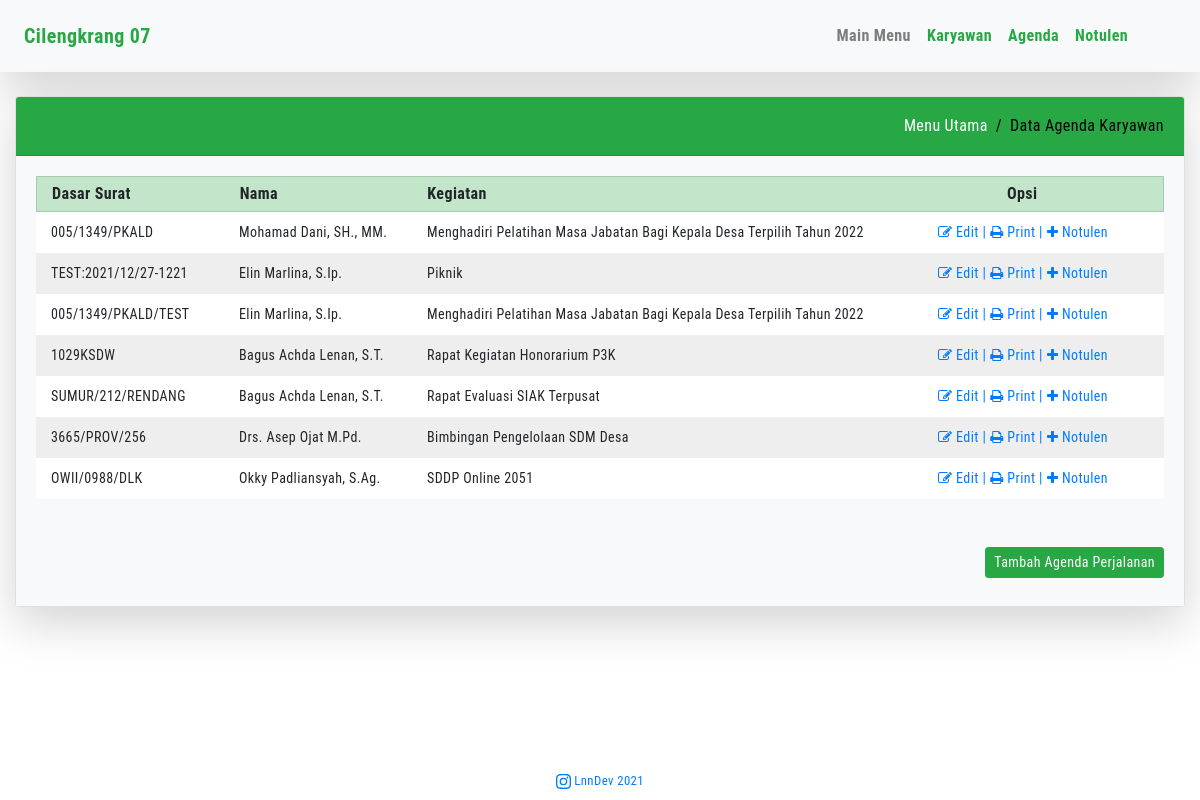
/show_agenda.php, run on an earlier commit of the app's database.
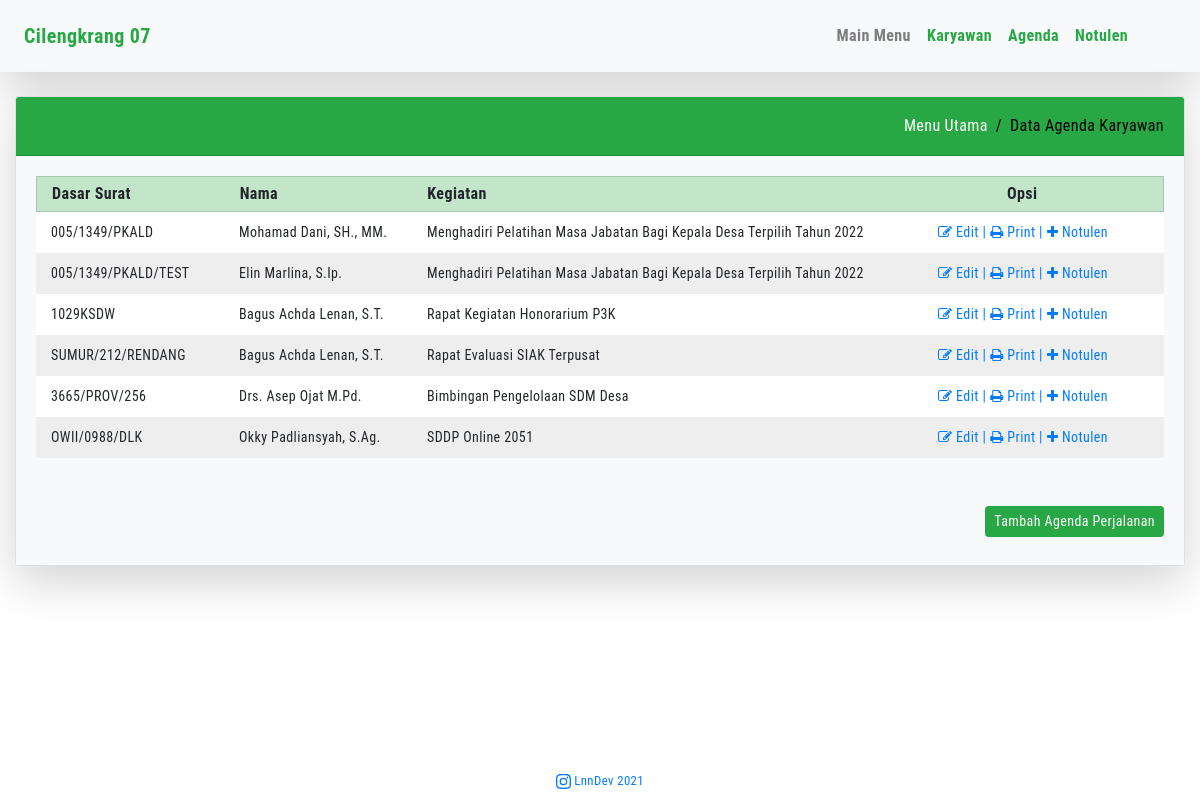
And on a later commit of the database.
### tables this page shows
CREATE TABLE `data_agenda` (
  `id` int(11) NOT NULL,
  `dasar_surat` varchar(30) NOT NULL,
  `lokasi` varchar(30) NOT NULL,
  `kegiatan` varchar(100) NOT NULL,
  `tgl_mulai` date NOT NULL,
  `tgl_selesai` date NOT NULL,
  `jam_mulai` time NOT NULL,
  `jam_selesai` time NOT NULL,
  `pengikut_a` varchar(30) NOT NULL,
  `pengikut_b` varchar(30) NOT NULL,
  `pengikut_c` varchar(30) NOT NULL,
  `nip_a` bigint(18) NOT NULL,
  `nip_b` bigint(18) NOT NULL,
  `nip_c` bigint(18) NOT NULL,
  `id_asn` int(11) NOT NULL,
  `created_at` timestamp NOT NULL DEFAULT current_timestamp(),
  `updated_at` datetime DEFAULT current_timestamp() ON UPDATE current_timestamp()
);

CREATE TABLE `data_asn` (
  `id` int(3) NOT NULL,
  `name` varchar(50) NOT NULL,
  `nip` decimal(18,0) NOT NULL,
  `tempatlahir` varchar(30) NOT NULL,
  `tanggallahir` date NOT NULL,
  `golongan` varchar(30) NOT NULL,
  `jabatan` varchar(50) NOT NULL
);

### show_agenda.php (the view, shortened to what this page needs)
<!DOCTYPE html>
<html lang="id">
<head>
	<?php
	include 'head.php';
	?>
</head>
<body>
	<?php
	require_once 'process_asn.php';
	include 'menu.php';
	?>
	<?php
	$mysqli = new mysqli('localhost', 'root', '', 'cilengkrang') or die(mysqli_error($mysqli));
	$result = $mysqli->query("SELECT * FROM data_asn INNER JOIN data_agenda ON data_asn.id = data_agenda.id_asn ORDER BY tgl_mulai DESC") or die($mysqli->error);
	?>
	<div class="container-fluid">
		<br>
		<div class="card shadow-lg">
			<div class="card-header bg-success text-white">
				<div class="d-flex top-breadcrumb">
					<div>
						<ol class="breadcrumb">
							<li class="breadcrumb-item"><a href="index.php">Menu Utama</a></li>
							<li class="breadcrumb-item active" aria-current="page">Data Agenda Karyawan</li>
						</ol>
					</div>
				</div>
			</div>
			<div class="card-body bg-light">
				<div class="row grid-head">
					<div class="col-12 col-lg-2">
						<strong>Dasar Surat</strong>
					</div>
					<div class="col-12 col-lg-2">
						<strong>Nama</strong>
					</div>
					<div class="col-12 col-lg-5">
						<strong>Kegiatan</strong>
					</div>
					<div class="col-12 col-lg-3 d-flex justify-content-center">
						<strong>Opsi</strong>
					</div>
				</div>
				<?php while ($row = $result->fetch_assoc()) : ?>
					<div class="row grid-body">
						<div class="col-12 col-lg-2">
							<?php echo $row['dasar_surat']; ?>
						</div>
						<div class="col-12 col-lg-2">
							<?php echo $row['name']; ?>
						</div>
						<div class="col-12 col-lg-5">
							<?php echo $row['kegiatan']; ?>
						</div>
						<div class="col-12 col-lg-3 d-flex justify-content-center">
							<a href="data_agenda.php?edit2=<?php echo $row['id']; ?>" class="">
								<i class="fa fa-pencil-square-o" aria-hidden="true" data-toggle="tooltip" data-placement="bottom" title="Edit"></i> Edit |
							</a>
							<a href="" data-toggle="modal" data-target="#cetakSspd<?php echo $row['id']; ?>" class="ml-1">
								<i class="fa fa-print" aria-hidden="true" data-toggle="tooltip" data-placement="bottom" title="Cetak"></i> Print |
							</a>
							<a href="" data-toggle="modal" data-target="#generateNotulen<?php echo $row['id']; ?>" class="ml-1">
								<i class="fa fa-plus" aria-hidden="true" data-toggle="tooltip" data-placement="bottom" title="Cetak"></i> Notulen
							</a>
						</div>
					</div>
				<?php endwhile; ?>
				<div class="row justify-content-end">
					<div class="mt-5 mb-2">
						<a href="data_agenda.php" class="btn btn-success btn-sm">Tambah Agenda Perjalanan</a>
					</div>
				</div>
			</div>
		</div>
	</div>
	<?php
	include 'footer.php';
	?>
</body>
</html>

### head.php (shortened to what this page needs)
<link rel="stylesheet" href="assets/stylesheets/bootstrap.min.css">
<link rel="stylesheet" href="assets/stylesheets/custom.css">
<link rel="stylesheet" href="assets/stylesheets/sweetalert2.min.css">
<link rel="stylesheet" href="https://cdnjs.cloudflare.com/ajax/libs/font-awesome/4.7.0/css/font-awesome.min.css">

### menu.php (shortened to what this page needs)
<div>
	<nav class="navbar navbar-expand-lg navbar-light bg-light shadow-lg">
		<a class="navbar-brand pl-2 text-success" href="index.php">
			<strong>Cilengkrang 07</strong>
		</a>
		<div class="collapse navbar-collapse" id="navbarText">
			<span class="navbar-text">
				<ul class="navbar-nav mr-5">
					<li class="nav-item">
						<a class="nav-link" href="index.php"><strong class="text-black">Main Menu</strong></a>
					</li>
					<li class="nav-item">
						<a class="nav-link" href="show_asn.php"><strong class="text-success">Karyawan</strong></a>
					</li>
					<li class="nav-item">
						<a class="nav-link" href="show_agenda.php"><strong class="text-success">Agenda</strong></a>
					</li>
					<li class="nav-item">
						<a class="nav-link" href="show_notulen.php"><strong class="text-success">Notulen</strong></a>
					</li>
				</ul>
			</span>
		</div>
	</nav>
</div>

### footer.php (shortened to what this page needs)
<br>
<br>
<footer class="footer mt-auto py-3 fixed-bottom">
  <nav class="navbar navbar-expand-sm fixed-bottom d-flex justify-content-center">
    <span class="text-white">
      <a href="" class="small">
        LnnDev 2021
      </a>
    </span>
  </nav>
</footer>

### assets/stylesheets/custom.css (style rules this page uses)
body { font-family: 'Roboto Condensed', sans-serif; letter-spacing: .4px; }
.top-breadcrumb { padding: 5px 0; }
.breadcrumb { padding: 0; margin-bottom: 0; background-color: transparent; }
.breadcrumb-item a { color: #fff; }
.breadcrumb-item.active { color: #000; }
.breadcrumb-item+.breadcrumb-item::before { color: #000; }
.row { margin-right: 0; margin-left: 0; }
.grid-head { background-color: #c3e6cb; padding: 5px 0; border-width: 1px; border-style: solid; border-color: rgba(0,0,0,.125); }
.grid-body { padding: 10px 0; font-size: 14px; }
.grid-body:nth-child(even) { background-color: #FFF; }
.grid-body:nth-child(odd) { background-color: #EEE; }

What changed in the data, as far as the page shows it:
removed data_agenda: dasar_surat "TEST:2021/12/27-1221", id_asn.name "Elin Marlina, S.Ip.", kegiatan "Piknik"
